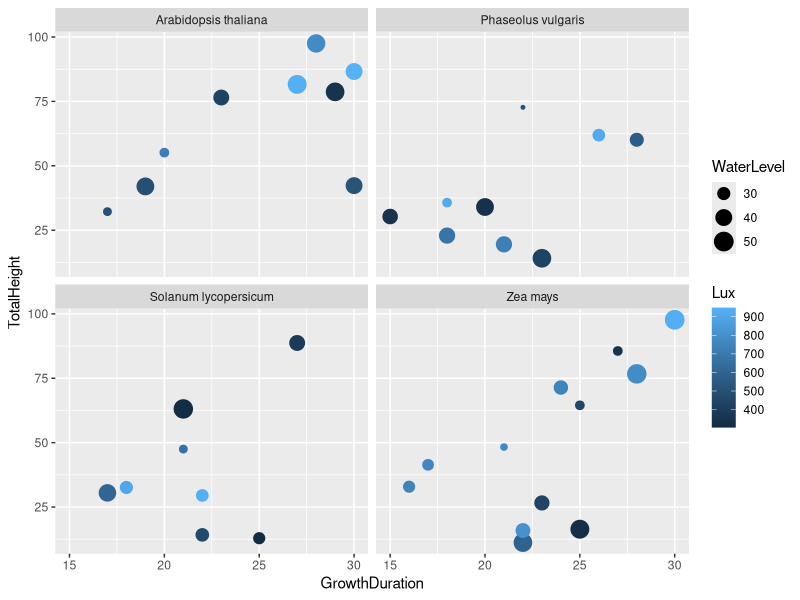

Reproduce this figure in R.
library(tidyverse)

plant_height <- read.csv("./plantheight.csv", sep = ";", dec = ",", header = TRUE)

plant_height <- plant_height %>%
  filter(Lux > 300) %>% # Lights under 300 lux have failed
  filter(GrowthDuration >= 15) %>% # Planten moeten minstens 15 weeken groeien
  mutate(gemiddeldeGroeiWeek = mean(TotalHeight) / GrowthDuration) # bereken gemiddelde groei per week per plant

if (FALSE) { # Change to `FALSE` to select plot vraag e.
  # plot vraag d
  ggplot(plant_height, aes(x = GrowthDuration, y = TotalHeight, color = PlantSpecies)) +
    geom_point()
  
} else {
  # plot vraag e
  ggplot(plant_height, aes(x = GrowthDuration, y = TotalHeight, 
                           color = Lux, size = WaterLevel)) +
    geom_point() +
    facet_wrap(~ PlantSpecies) # '~' represents by
}
